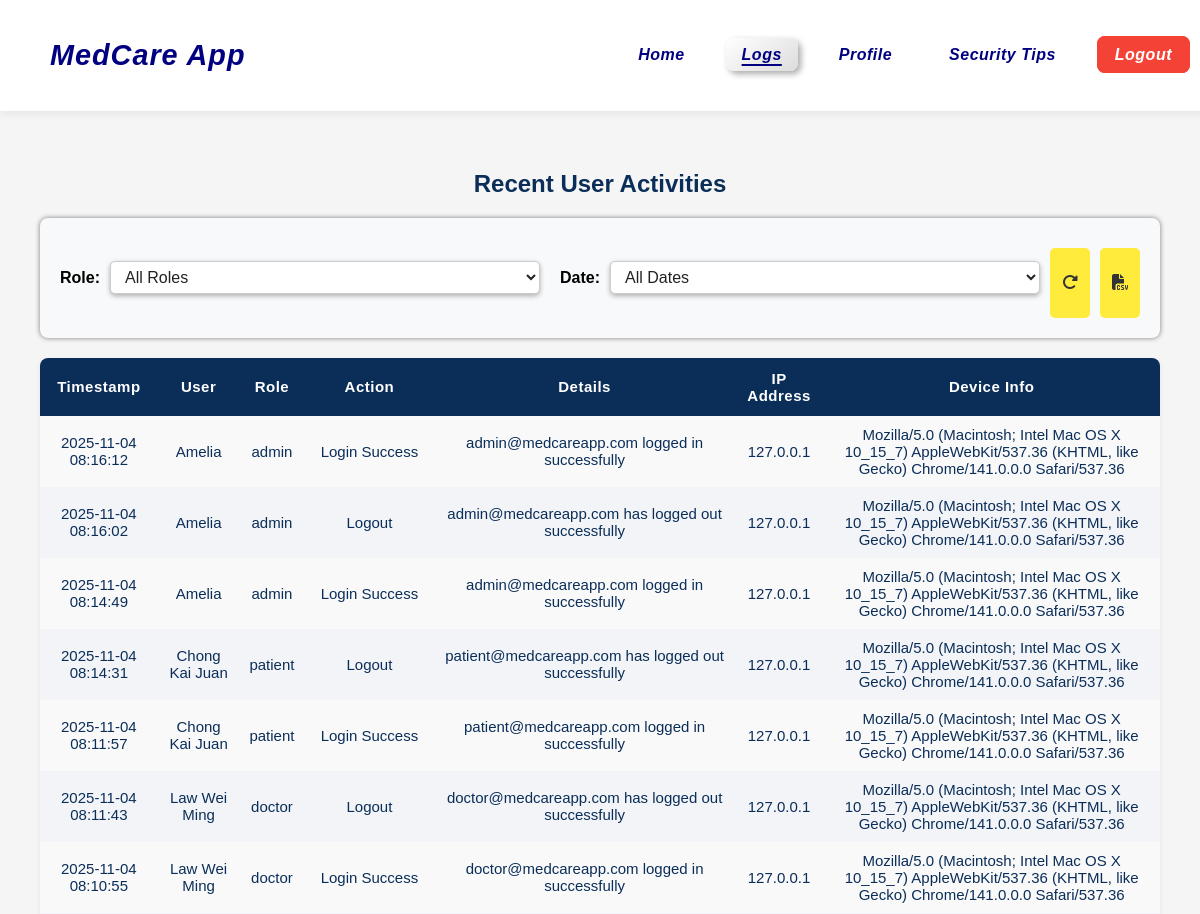
The app's page /admin_logs (signed in, upper part), older data.
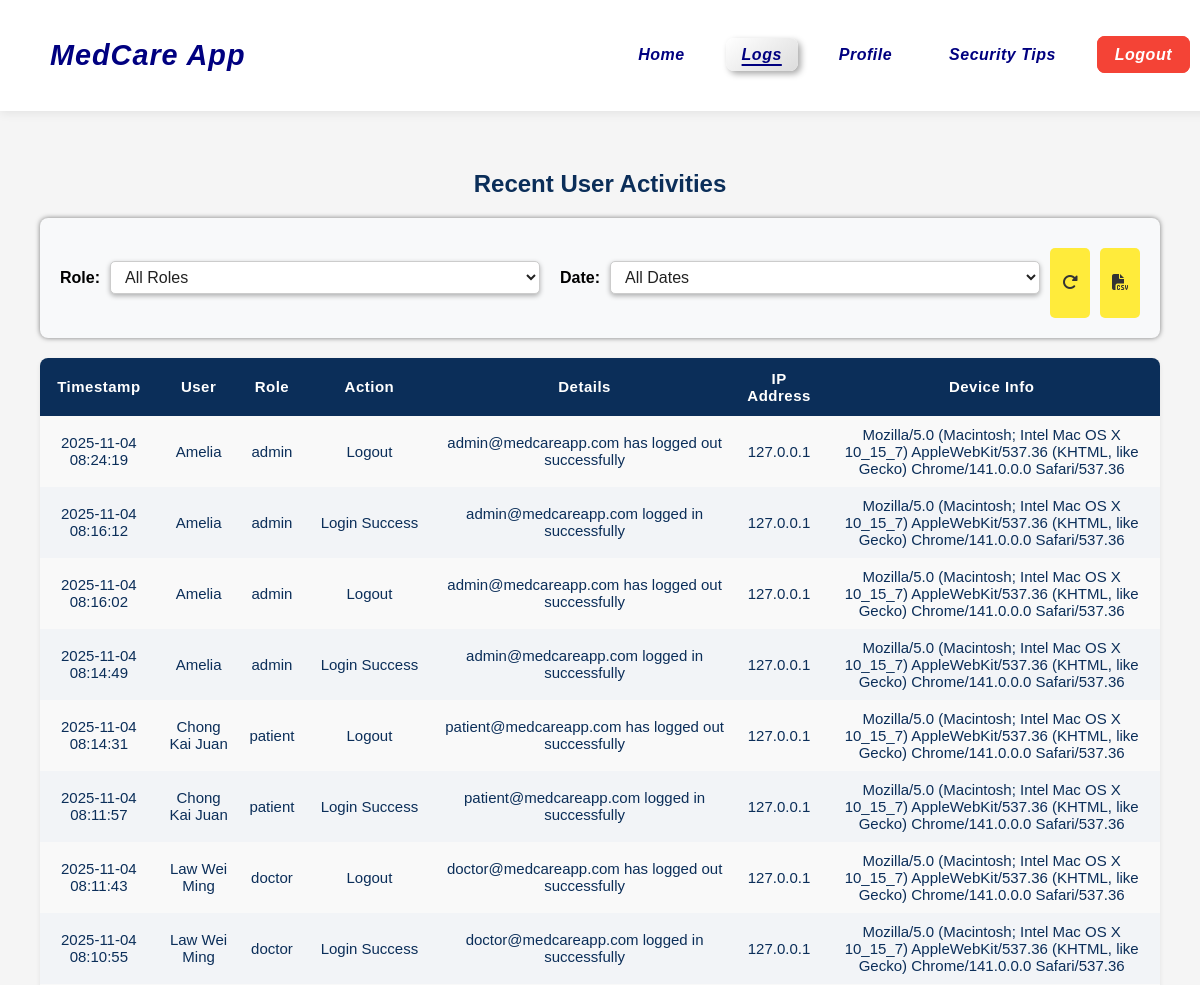
The same page, newer data.
### tables this page shows
CREATE TABLE "activity_logs" (
	"log_id"	INTEGER,
	"user_id"	INTEGER,
	"action"	TEXT NOT NULL,
	"details"	TEXT,
	"ip_address"	TEXT,
	"device_info"	TEXT,
	"timestamp"	DATETIME DEFAULT CURRENT_TIMESTAMP,
	PRIMARY KEY("log_id" AUTOINCREMENT),
	FOREIGN KEY("user_id") REFERENCES "users"("user_id")
);

CREATE TABLE "users" (
	"user_id"	INTEGER,
	"name"	TEXT NOT NULL,
	"email"	BLOB NOT NULL UNIQUE,
	"password"	TEXT NOT NULL,
	"phone_number"	BLOB NOT NULL UNIQUE,
	"role_id"	INTEGER, two_factor_enabled INTEGER DEFAULT 0, two_factor_secret TEXT,
	PRIMARY KEY("user_id" AUTOINCREMENT),
	FOREIGN KEY("role_id") REFERENCES "roles"("id")
);

CREATE TABLE roles (
    id INTEGER PRIMARY KEY AUTOINCREMENT,
    role_name TEXT NOT NULL UNIQUE
);

### app.py (the view)
@app.route('/admin_logs')
def admin_logs():
    if 'user_id' not in session:
        flash("Please log in to access your dashboard", "error")
        return redirect(url_for('login'))
    conn = get_db_connection()
    cur = conn.cursor()
    cur.execute("""
        SELECT a.*, u.name, r.role_name
        FROM activity_logs a
        JOIN users u ON a.user_id = u.user_id
        JOIN roles r ON u.role_id = r.id
        WHERE datetime(a.timestamp) >= datetime('now', '-7 days')
        ORDER BY a.timestamp DESC
    """)
    logs = cur.fetchall()
    cur.close()
    conn.close()
    return render_template('admin_logs.html', logs=logs)

### app.py (called while the page is built)
@app.before_request
def make_session_permanent():
    session.permanent = True
    app.permanent_session_lifetime = timedelta(minutes=30)
    now_ts = datetime.now(timezone.utc).timestamp()
    if 'last_activity' in session:
        last_activity_ts = session.get('last_activity')
        if (now_ts - last_activity_ts) > 1800:  # 1800 seconds = 30 mins
            session.clear()
            flash("Session expired due to inactivity. Please log in again.", "error")
            return redirect(url_for('login'))
    session['last_activity'] = now_ts

def get_db_connection():
    conn = sqlite3.connect(DB_PATH, timeout=30, check_same_thread=False)
    conn.row_factory = sqlite3.Row
    conn.execute("PRAGMA journal_mode=WAL;")
    return conn

@app.after_request
def add_security_headers(response):
    response.headers["X-Frame-Options"] = "DENY"
    response.headers["Strict-Transport-Security"] = "max-age=31536000; includeSubDomains"
    response.headers["X-Content-Type-Options"] = "nosniff"
    return response

### templates/admin_logs.html (shortened to what this page needs)
{% extends "base.html" %}
{% block content %}
<div class="dashboard-container">
    <h2 style="margin-top: 10px;">Recent User Activities</h2>
    <div class="filter-bar">
        <label for="roleFilter">Role:</label>
        <select id="roleFilter">
            <option value="all">All Roles</option>
        </select>
        <label for="dateFilter" style="margin-left:10px;">Date:</label>
        <select id="dateFilter">
            <option value="all">All Dates</option>
        </select>
        <div style="margin-left:auto; display:flex; gap:10px; height: 80px;">
            <button id="refreshLogs" class="btn" title="Refresh Logs">
                <i class="fa-solid fa-rotate-right"></i>
            </button>
            <button id="downloadCSV" class="btn">
                <i class="fa-solid fa-file-csv"></i>
            </button>
        </div>
    </div>
    <table id="logTable" class="appointment-table">
        <thead>
            <tr>
                <th>Timestamp</th>
                <th>User</th>
                <th>Role</th>
                <th>Action</th>
                <th>Details</th>
                <th>IP Address</th>
                <th>Device Info</th>
            </tr>
        </thead>
        <tbody id="logBody">
            {% if logs and logs|length > 0 %}
                {% for log in logs %}
                <tr data-role="{{ log.role_name|lower }}"
                    class="{% if 'Failed' in log.action or 'Error' in log.action %}log-failed{% else %}log-success{% endif %}">
                    <td>{{ log.timestamp }}</td>
                    <td>{{ log.name }}</td>
                    <td>{{ log.role_name }}</td>
                    <td>{{ log.action }}</td>
                    <td>{{ log.details or '-' }}</td>
                    <td>{{ log.ip_address }}</td>
                    <td>{{ log.device_info }}</td>
                </tr>
                {% endfor %}
            {% else %}
                <tr><td colspan="6" class="empty">No activity logs found.</td></tr>
            {% endif %}
        </tbody>
    </table>
</div>
{% endblock %}

### templates/base.html (shortened to what this page needs)
<!DOCTYPE html>
<html lang="en">
<head>
    <link rel="stylesheet" href="{{ url_for('static', filename='css/styles.css') }}" />
    <link rel="stylesheet" href="https://cdnjs.cloudflare.com/ajax/libs/font-awesome/6.5.0/css/all.min.css" />
</head>
<body>
    <nav class="navbar">
        <div class="navbar-left">
            <h2 class="navbar-brand">MedCare App</h2>
        </div>
        <div class="navbar-right">
            <ul class="nav-menu">
                {% if not session.get('user_id') %}
                    <li><a href="{{ url_for('login') }}" class="nav-btn login-btn">Login</a></li>
                {% else %}
                    {% if session.get('role_id') == 1 %}
                    <li>
                        <a href="{{ url_for('admin_dashboard') }}"
                        class="nav-btn {% if request.endpoint == 'admin_dashboard' %}active{% endif %}">
                        Home
                        </a>
                    </li>
                    <li>
                        <a href="{{ url_for('admin_logs') }}"
                        class="nav-btn {% if request.endpoint == 'admin_logs' %}active{% endif %}">
                        Logs
                        </a>
                    </li>
                    {% endif %}
                    <li>
                        <a href="{{ url_for('profile') }}"
                        class="nav-btn {% if request.endpoint == 'profile' %}active{% endif %}">
                        Profile
                        </a>
                    </li>
                    <li>
                        <a href="{{ url_for('security_tips') }}"
                        class="nav-btn {% if request.endpoint == 'security_tips' %}active{% endif %}">
                        Security Tips
                        </a>
                    </li>
                    <li>
                        <a href="{{ url_for('logout') }}"
                        class="nav-btn logout-btn">Logout</a>
                    </li>
                {% endif %}
            </ul>
        </div>
    </nav>
    <main class="content {% block content_class %}{% endblock %}">
        {% block content %}{% endblock %}
    </main>
</body>
</html>

### static/css/styles.css (style rules this page uses)
html, body { height: 100%; margin: 0; padding: 0; display: flex; flex-direction: column; scroll-behavior: smooth; }
body { font-family: 'Poppins', sans-serif; margin: 0; padding: 0; background: rgb(245, 245, 245); background-size: cover; color: black; text-align: center; padding-top: 120px; }
h1, h2, h3 { color: #0b2e59; }
.content { flex: 1; display: block; }
.navbar { position: fixed; top: 0; left: 0; width: 95%; padding: 15px 50px; background: white; color: navy; display: flex; justify-content: space-between; align-items: center; box-shadow: 0 2px 10px rgba(0, 0, 0, 0.08); z-index: 1000; transition: background 0.3s ease, box-shadow 0.3s ease; }
.navbar-brand { font-size: 1.8rem; color: navy; font-weight: bold; letter-spacing: 1px; font-style: italic; }
.nav-menu { list-style: none; display: flex; gap: 25px; margin: 0; padding: 0; }
.nav-menu li { display: inline-block; }
.nav-btn { text-decoration: none; color: navy; font-weight: 600; font-size: 1rem; font-style: italic; letter-spacing: 0.5px; transition: color 0.3s, transform 0.3s, background 0.3s; padding: 8px 16px; border-radius: 8px; }
.nav-btn.active { text-decoration: underline; text-decoration-thickness: 2px; text-underline-offset: 4px; background: linear-gradient(145deg, #ffffff, #dcdcdc); box-shadow: 3px 3px 6px #aaaaaa, -3px -3px 6px #ffffff; transform: translateY(-2px); }
.logout-btn { background: #f44336; color: white; border: 2px solid #f44336; }
input, select { width: 90%; padding: 12px; margin: 10px 0; border: 2px solid rgba(255, 255, 255, 0.6); background: rgba(255, 255, 255, 0.8); border-radius: 8px; font-size: 1rem; color: #222; transition: all 0.3s ease; box-shadow: 0 2px 5px rgba(0,0,0,0.3); }
.dashboard-container { padding: 40px; text-align: center; }
button, .btn { width: 50%; padding: 12px; background: #ffeb3b; color: #333; font-weight: bold; border: none; border-radius: 5px; cursor: pointer; transition: background 0.3s, transform 0.3s; font-size: 1rem; margin-top: 10px; }
.appointment-table { width: 100%; border-collapse: collapse; margin-top: 15px; background-color: #f9f9f9; border-radius: 8px; overflow: hidden; box-shadow: 0 2px 5px rgba(0, 0, 0, 0.08); font-size: 15px; }
.appointment-table thead { background: #0b2e59; color: white; text-align: center; }
.appointment-table th { padding: 12px 10px; font-weight: bold; letter-spacing: 0.5px; }
.appointment-table td { padding: 10px; text-align: center; color: #333; }
.appointment-table tbody tr:nth-child(even) { background-color: #f2f4f7; }
.filter-bar { display: flex; align-items: center; gap: 10px; margin-top: 15px; margin-bottom: 20px; background: #f8f9fa; padding: 20px 20px; border-radius: 8px; box-shadow: 0 0 5px rgba(0,0,0,0.5); }
.filter-bar label { font-weight: bold; }
.filter-bar select, .filter-bar .filter-btn { padding: 6px 10px; border: 1px solid #ccc; border-radius: 5px; background: white; }
.log-success td { color: #0b2e59; }
#logBody tr { opacity: 1; transform: translateY(0); transition: all 0.3s ease-in-out; }

Row changes from the older to the newer data that the page shows:
added activity_logs: timestamp "2025-11-04 08:24:19", name "Amelia", role_name "admin", action "Logout", details "admin@medcareapp.com has logged out successfully", ip_address "127.0.0.1", device_info "Mozilla/5.0 (Macintosh; Intel Mac OS X 10_15_7) AppleWebKit/537.36 (KHTML, like Gecko) Chrome/141.0.0.0 Safari/537.36"
